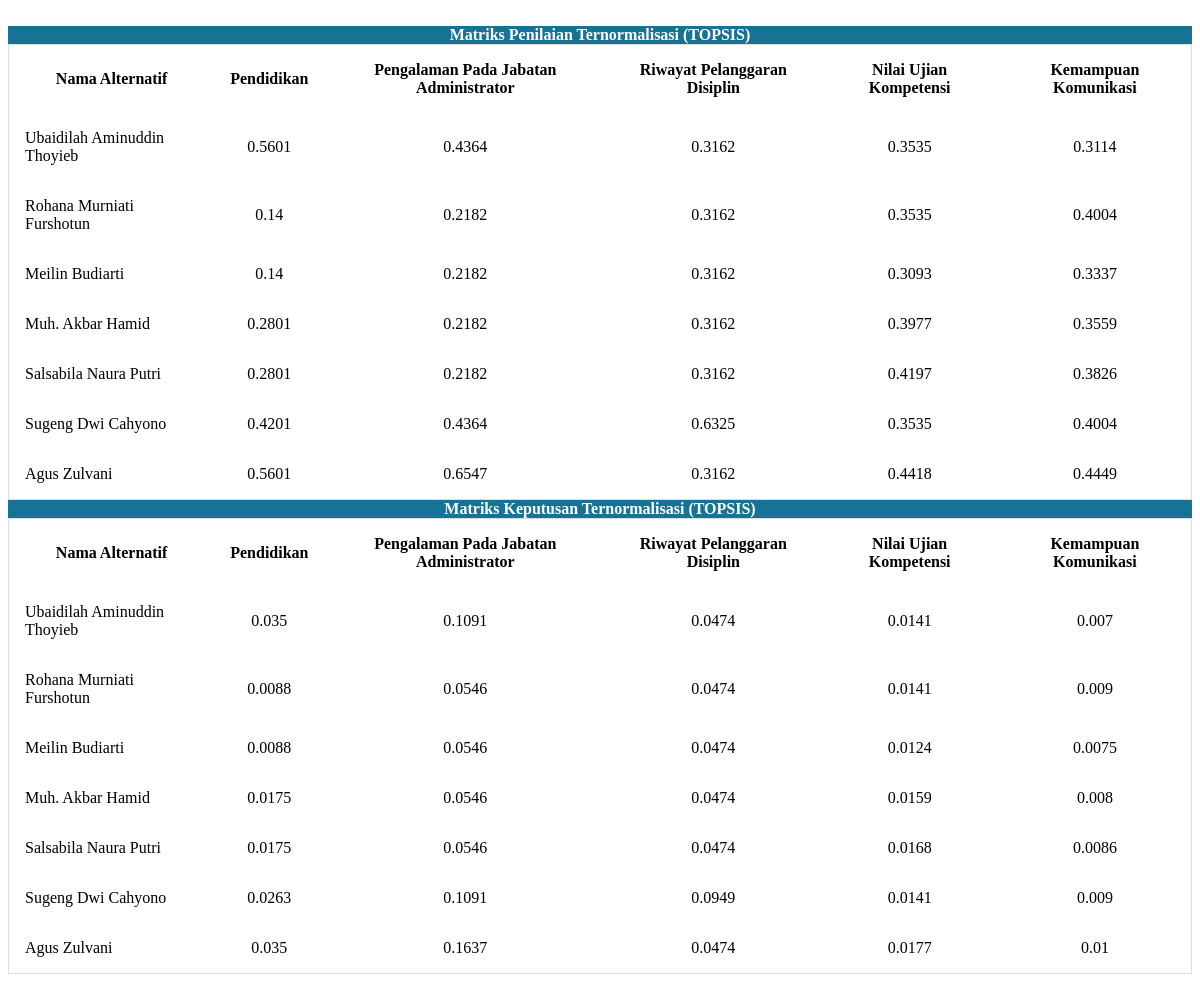
Screenshot of /topsis_matriks_tertimbang.php (signed in) with the database file from the repository.
### tables this page shows
CREATE TABLE `Kriteria` (
  `id_kriteria` int(11) NOT NULL,
  `nama_kriteria` varchar(255) NOT NULL,
  `bobot_kriteria` decimal(5,2) DEFAULT NULL,
  `tipe_kriteria` enum('benefit','cost') DEFAULT NULL,
  `punyasub` enum('0','1') NOT NULL DEFAULT '0'
);

CREATE TABLE `SubKriteria` (
  `id_subkriteria` int(11) NOT NULL,
  `id_kriteria` int(11) DEFAULT NULL,
  `nama_subkriteria` varchar(255) NOT NULL,
  `bobot_subkriteria` decimal(5,2) NOT NULL,
  `tipe_subkriteria` enum('benefit','cost') NOT NULL
);

### topsis_matriks_tertimbang.php (the view, shortened to what this page needs)
<?php
require 'config/koneksi.php';
$queryAlternatif = "SELECT DISTINCT a.id_alternatif, a.nama_alternatif
                    FROM Alternatif a
                    JOIN Penilaian p ON a.id_alternatif = p.id_alternatif
                    WHERE a.status_alternatif = '1'";
$resultAlternatif = $conn->query($queryAlternatif);
$alternatif = [];
while ($row = $resultAlternatif->fetch_assoc()) {
    $alternatif[$row['id_alternatif']] = $row['nama_alternatif'];
}
$queryKriteria = "SELECT * FROM Kriteria";
$resultKriteria = $conn->query($queryKriteria);
$kriteria = [];
while ($row = $resultKriteria->fetch_assoc()) {
    $kriteria[$row['id_kriteria']] = [
        'nama' => $row['nama_kriteria'],
        'bobot' => $row['bobot_kriteria'],
        'tipe' => $row['tipe_kriteria'],
        'punyasub' => $row['punyasub']
    ];
}
$querySubKriteria = "SELECT * FROM SubKriteria";
$resultSubKriteria = $conn->query($querySubKriteria);
$subkriteria = [];
while ($row = $resultSubKriteria->fetch_assoc()) {
    $subkriteria[$row['id_subkriteria']] = [
        'id_kriteria' => $row['id_kriteria'],
        'nama' => $row['nama_subkriteria'],
        'bobot' => $row['bobot_subkriteria'],
        'tipe' => $row['tipe_subkriteria']
    ];
}
$queryPenilaian = "SELECT * FROM Penilaian";
$resultPenilaian = $conn->query($queryPenilaian);
$penilaian = [];
while ($row = $resultPenilaian->fetch_assoc()) {
    $penilaian[] = [
        'id_alternatif' => $row['id_alternatif'],
        'id_kriteria' => $row['id_kriteria'],
        'id_subkriteria' => $row['id_subkriteria'],
        'nilai' => $row['nilai']
    ];
}
$sqrtSum = [];
foreach ($penilaian as $data) {
    $idKriteria = $data['id_kriteria'];
    $idSubKriteria = $data['id_subkriteria'];
    $key = $idKriteria . '-' . ($idSubKriteria ?? '0');
    if (!isset($sqrtSum[$key])) {
        $sqrtSum[$key] = 0;
    }
    $sqrtSum[$key] += pow($data['nilai'], 2);
}
foreach ($sqrtSum as $key => $value) {
    $sqrtSum[$key] = sqrt($value);
}
$normalisasi = [];
foreach ($penilaian as $data) {
    $idKriteria = $data['id_kriteria'];
    $idSubKriteria = $data['id_subkriteria'];
    $nilai = $data['nilai'];
    $key = $idKriteria . '-' . ($idSubKriteria ?? '0');
    $nilaiNormalisasi = $nilai / $sqrtSum[$key];
    $normalisasi[] = [
        'id_alternatif' => $data['id_alternatif'],
        'id_kriteria' => $idKriteria,
        'id_subkriteria' => $idSubKriteria,
        'nilai' => $nilaiNormalisasi
    ];
}
$keputusanTernormalisasi = [];
foreach ($normalisasi as $data) {
    $idKriteria = $data['id_kriteria'];
    $idSubKriteria = $data['id_subkriteria'];
    $bobotKriteria = $kriteria[$idKriteria]['bobot'];
    if ($idSubKriteria) {
        $bobotSubkriteria = $subkriteria[$idSubKriteria]['bobot'];
        $nilaiTernormalisasi = $data['nilai'] * $bobotSubkriteria;
    } else {
        $nilaiTernormalisasi = $data['nilai'] * $bobotKriteria;
    }
    $keputusanTernormalisasi[] = [
        'id_alternatif' => $data['id_alternatif'],
        'id_kriteria' => $idKriteria,
        'id_subkriteria' => $idSubKriteria,
        'nilai_normalisasi' => $data['nilai'],
        'bobot' => $idSubKriteria ? $bobotSubkriteria : $bobotKriteria,
        'nilai' => $nilaiTernormalisasi
    ];
}
?>
<!DOCTYPE html>
<html lang="en">
<head>
</head>
<body>
    <br>
    <div class="card shadow mb-5">
        <div class="card-header py-3" style="text-align: center; background-color: #167395; color: white; font-weight:bold">Matriks Penilaian Ternormalisasi (TOPSIS)</div>
        <div class="card-body">
            <div>
                <div>
                    <div class="table-responsive">
                        <table class="table table-bordered">
                            <th style='text-align: center'>Nama Alternatif</th>
                            <?php
                            foreach ($kriteria as $id_kriteria => $k) {
                                if ($k['punyasub'] == '0') {
                                    echo "<th style='text-align: center'>{$k['nama']}</th>";
                                } elseif ($k['punyasub'] == '1') {
                                    foreach ($subkriteria as $id_subkriteria => $sub) {
                                        if ($sub['id_kriteria'] == $id_kriteria) {
                                            echo "<th style='text-align: center'>{$sub['nama']}</th>";
                                        }
                                    }
                                }
                            }
                            foreach ($alternatif as $id_alternatif => $nama_alternatif) {
                                echo "<tr>
        <td>{$nama_alternatif}</td>";
                                foreach ($kriteria as $id_kriteria => $k) {
                                    if ($k['punyasub'] == '0') {
                                        $nilaiNormalisasi = 0;
                                        foreach ($normalisasi as $n) {
                                            if ($n['id_alternatif'] == $id_alternatif && $n['id_kriteria'] == $id_kriteria && !$n['id_subkriteria']) {
                                                $nilaiNormalisasi = $n['nilai'];
                                                break;
                                            }
                                        }
                                        echo "<td style='text-align: center'>" . round($nilaiNormalisasi, 4) . "</td>";
                                    }
                                    if ($k['punyasub'] == '1') {
                                        foreach ($subkriteria as $id_subkriteria => $sub) {
                                            if ($sub['id_kriteria'] == $id_kriteria) {
                                                $nilaiNormalisasi = 0;
                                                foreach ($normalisasi as $n) {
                                                    if ($n['id_alternatif'] == $id_alternatif && $n['id_kriteria'] == $id_kriteria && $n['id_subkriteria'] == $id_subkriteria) {
                                                        $nilaiNormalisasi = $n['nilai'];
                                                        break;
                                                    }
                                                }
                                                echo "<td  style='text-align: center'>" . round($nilaiNormalisasi, 4) . "</td>";
                                            }
                                        }
                                    }
                                }
                                echo "
      </tr>";
                            }
                            ?>
                        </table>
                    </div>
                </div>
            </div>
        </div>
    </div>
    <div class="card shadow mb-5">
        <div class="card-header py-3" style="text-align: center; background-color: #167395; color: white; font-weight:bold">Matriks Keputusan Ternormalisasi (TOPSIS)</div>
        <div class="card-body">
            <div class="table-responsive">
                <table class="table table-bordered">
                    <thead>
                        <tr>
                            <th style='text-align: center'>Nama Alternatif</th>
                            <?php
                            foreach ($kriteria as $id_kriteria => $k) {
                                if ($k['punyasub'] == '0') {
                                    echo "<th style='text-align: center'>{$k['nama']}</th>";
                                } elseif ($k['punyasub'] == '1') {
                                    foreach ($subkriteria as $id_subkriteria => $sub) {
                                        if ($sub['id_kriteria'] == $id_kriteria) {
                                            echo "<th style='text-align: center'>{$sub['nama']}</th>";
                                        }
                                    }
                                }
                            }
                            ?>
                        </tr>
                    </thead>
                    <tbody>
                    <tbody>
                        <?php
                        foreach ($alternatif as $id_alternatif => $nama_alternatif) {
                            echo "<tr>
            <td>{$nama_alternatif}</td>";
                            foreach ($kriteria as $id_kriteria => $k) {
                                if ($k['punyasub'] == '0') {
                                    $nilaiTernormalisasi = 0;
                                    foreach ($keputusanTernormalisasi as $kt) {
                                        if ($kt['id_alternatif'] == $id_alternatif && $kt['id_kriteria'] == $id_kriteria && !$kt['id_subkriteria']) {
                                            $nilaiTernormalisasi = round($kt['nilai'] * $k['bobot'], 4);
                                            break;
                                        }
                                    }
                                    echo "<td style='text-align: center'>{$nilaiTernormalisasi}</td>";
                                }
                                if ($k['punyasub'] == '1') {
                                    foreach ($subkriteria as $id_subkriteria => $sub) {
                                        if ($sub['id_kriteria'] == $id_kriteria) {
                                            $nilaiTernormalisasi = 0;
                                            foreach ($keputusanTernormalisasi as $kt) {
                                                if ($kt['id_alternatif'] == $id_alternatif && $kt['id_kriteria'] == $id_kriteria && $kt['id_subkriteria'] == $id_subkriteria) {
                                                    $nilaiTernormalisasi = round($kt['nilai'], 4);
                                                    break;
                                                }
                                            }
                                            echo "<td style='text-align: center'>{$nilaiTernormalisasi}</td>";
                                        }
                                    }
                                }
                            }
                            echo "</tr>";
                        }
                        ?>
                    </tbody>
                </table>
            </div>
        </div>
    </div>
</body>

### topsis_matriks_tertimbang.php (style rules this page uses)
table { border-collapse: collapse; border-spacing: 0; width: 100%; border: 1px solid #ddd; }
th, td { text-align: left; padding: 16px; }
body { font-family: "Verdana"; }

### rows the page displays
kriteria: nama_kriteria "Pendidikan", nilaiNormalisasi "0.5601", nilaiNormalisasi "0.14", nilaiNormalisasi "0.2801", nilaiNormalisasi "0.4201", bobot_kriteria "0.035", bobot_kriteria "0.0088", bobot_kriteria "0.0175", bobot_kriteria "0.0263"
subkriteria: nama_subkriteria "Pengalaman Pada Jabatan Administrator", nilaiNormalisasi "0.4364", nilaiNormalisasi "0.2182", nilaiNormalisasi "0.6547", nilaiTernormalisasi "0.1091", nilaiTernormalisasi "0.0546", nilaiTernormalisasi "0.1637"
subkriteria: nama_subkriteria "Riwayat Pelanggaran Disiplin", nilaiNormalisasi "0.3162", nilaiNormalisasi "0.6325", nilaiTernormalisasi "0.0474", nilaiTernormalisasi "0.0949"
kriteria: nama_kriteria "Nilai Ujian Kompetensi", nilaiNormalisasi "0.3535", nilaiNormalisasi "0.3093", nilaiNormalisasi "0.3977", nilaiNormalisasi "0.4197", nilaiNormalisasi "0.4418", bobot_kriteria "0.0141", bobot_kriteria "0.0124", bobot_kriteria "0.0159", bobot_kriteria "0.0168", bobot_kriteria "0.0177"
kriteria: nama_kriteria "Kemampuan Komunikasi", nilaiNormalisasi "0.3114", nilaiNormalisasi "0.4004", nilaiNormalisasi "0.3337", nilaiNormalisasi "0.3559", nilaiNormalisasi "0.3826", nilaiNormalisasi "0.4449", bobot_kriteria "0.007", bobot_kriteria "0.009", bobot_kriteria "0.0075", bobot_kriteria "0.008", bobot_kriteria "0.0086", bobot_kriteria "0.01"

### other values shown
$nama_alternatif "Ubaidilah Aminuddin Thoyieb"
$nama_alternatif "Rohana Murniati Furshotun"
$nama_alternatif "Meilin Budiarti"
$nama_alternatif "Muh. Akbar Hamid"
$nama_alternatif "Salsabila Naura Putri"
$nama_alternatif "Sugeng Dwi Cahyono"
$nama_alternatif "Agus Zulvani"
